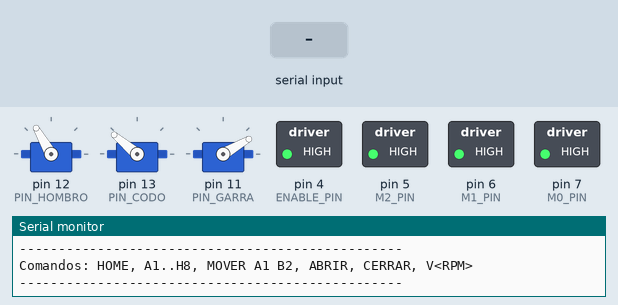
The sketch below on a simulated Arduino Uno, built with avr-gcc and run on an emulated ATmega328P. Shown: 3 × servo, switched loads named in the sketch (green lamp = pin HIGH), the last lines printed to the serial monitor. The inputs (shaded band) are chosen by the test bench.

Above: at 1.2 s.
1.3 s: "CERRAR\n" received over Serial
At 2.9 s:
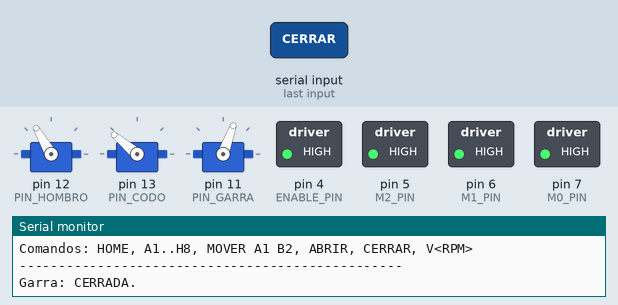
3.4 s: "HOME\n" received over Serial
At 4.1 s:
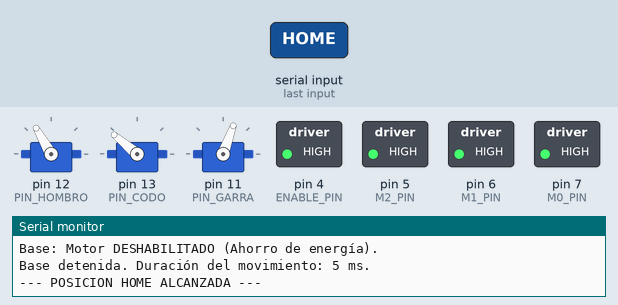
5.0 s: "ABRIR\n" received over Serial
At 6.8 s:
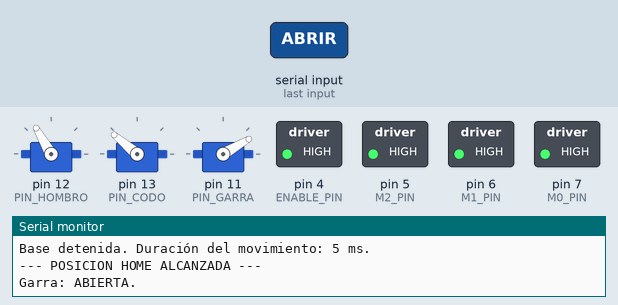
7.1 s: "HOME\n" received over Serial
At 8.1 s:
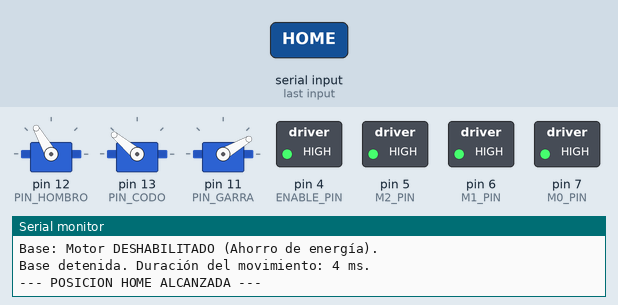
Timing chart, 0 to 9.7 s (numbered marks = the images above; inputs shaded):
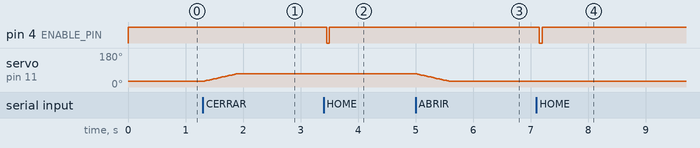

The sketch:

main.ino
```cpp
#include <AccelStepper.h>
#include <Servo.h>

// ==========================================================
// 1. CONFIGURACIÓN DE PINES Y CONSTANTES
// ==========================================================

// --- PINES SERVO ---
#define PIN_HOMBRO 12
#define PIN_CODO 13
#define PIN_GARRA 11

// --- PINES STEPPER (BASE) ---
#define STEP_PIN    3
#define DIR_PIN     2
#define ENABLE_PIN  4 // Pin para DESHABILITAR (HIGH = APAGADO, LOW = ENCENDIDO)
#define M0_PIN      7
#define M1_PIN      6
#define M2_PIN      5

// --- CONSTANTES GENERALES ---
const int PAUSA_MOVIMIENTO = 50;
const int GARRA_ABRIR = 30;
const int GARRA_CERRAR = 70;
const int DELAY_PRENDER_MOTOR = 50; // ms: Tiempo para energizar el motor antes de mover

// --- POSICIÓN HOME (Inicial) ---
const int HOME_HOMBRO = 120;
const int HOME_CODO = 140;
const long HOME_BASE = 0L;

// ==========================================================
// 2. ESTRUCTURAS DE POSICIÓN Y MAPEO COLUMNA/FILA
// ==========================================================

// Estructura para almacenar el PAR de ángulos del brazo (Alcance/Altura)
struct ArmPosition {
    int hombro;
    int codo;
};

// ** MAPEO DEL MOTOR PASO A PASO (COLUMNAS A-H) **
// Índice [0] es HOME. [1] a [8] mapean de 'A' a 'H'.
const long BASE_POSITIONS_COLUMNAS[] = {
    HOME_BASE,   // [0] = HOME (0 Pasos)
    -152400L,    // [1] = Columna 'A'
    -265400L,    // [2] = Columna 'B'
    -380400L,    // [3] = Columna 'C'
    -495400L,    // [4] = Columna 'D'
    -605400L,    // [5] = Columna 'E'
    -715400L,    // [6] = Columna 'F'
    -825400L,    // [7] = Columna 'G'
    -935400L     // [8] = Columna 'H'
};
const int TOTAL_COLUMNAS = 8;

// ** MAPEO DEL BRAZO (FILAS 1-8) **
// Índice [0] es HOME. [1] a [8] mapean de '1' a '8' (distinto alcance/altura).
const ArmPosition ARM_POSITIONS_FILAS[] = {
    {HOME_HOMBRO, HOME_CODO}, // [0] = HOME (Retraído)
    {105, 100},  // [1] = Fila '1'
    {98, 110},   // [2] = Fila '2'
    {90, 120},   // [3] = Fila '3'
    {88, 130},   // [4] = Fila '4'
    {85, 138},   // [5] = Fila '5'
    {80, 145},   // [6] = Fila '6'
    {75, 152},   // [7] = Fila '7'
    {70, 160}    // [8] = Fila '8'
};
const int TOTAL_FILAS = 8;


// ==========================================================
// 3. OBJETOS DE CONTROL Y VARIABLES GLOBALES
// ==========================================================

// --- Objetos Servo ---
Servo servoHombro;
Servo servoCodo;
Servo servoGarra;

// --- Variables de Posición Actual de Servos ---
int posHombroActual = HOME_HOMBRO;
int posCodoActual = HOME_CODO;
int posGarraActual = GARRA_ABRIR;

// --- Objetos y Variables Stepper ---
const float stepsPerRevolution = 200;
const int microstepSetting = 32;
const float maxRPM = 300;
const float accelerationStepsPerSec2 = 10000.0;
float currentRPM = 50.0;
float speedStepsPerSec = 0;

AccelStepper stepper(AccelStepper::DRIVER, STEP_PIN, DIR_PIN);

bool baseIsMoving = false; // Indica si la base está en movimiento o habilitada


// ==========================================================
// 4. DECLARACIONES DE FUNCIONES (Para que el IDE sepa qué buscar)
// ==========================================================
void configurarVelocidad(float rpm);
void enableBaseMotor(bool state);
void moveBaseTo(long targetPosition);
void stepperRunLoop();
void waitForBaseToStop();

void moverServoIndividualSuave(Servo& servo, int& posActual, int targetPos);
void moverBrazoSuave(int targetHombro, int targetCodo);
void moverGarra(bool cerrar);

int getColumnIndex(char columnChar);
int getRowIndex(char rowChar);
void goHome();
void moverA_Ajedrez(String casilla);
void moverDe_A_Ajedrez(String from, String to);


// ==========================================================
// 5. SETUP
// ==========================================================

void setup() {
    // Configuración Stepper
    Serial.begin(115200);
    pinMode(M0_PIN, OUTPUT); pinMode(M1_PIN, OUTPUT); pinMode(M2_PIN, OUTPUT);
    digitalWrite(M0_PIN, HIGH); digitalWrite(M1_PIN, HIGH); digitalWrite(M2_PIN, HIGH);
    pinMode(ENABLE_PIN, OUTPUT);
    configurarVelocidad(currentRPM);

    // Configuración Servos
    servoHombro.attach(PIN_HOMBRO);
    servoCodo.attach(PIN_CODO);
    servoGarra.attach(PIN_GARRA);

    // Posición Inicial
    servoHombro.write(posHombroActual);
    servoCodo.write(posCodoActual);
    servoGarra.write(posGarraActual);

    enableBaseMotor(false); // Apagar motor al inicio para ahorro de energía

    Serial.println("-------------------------------------------------");
    Serial.println(" Control UNIFICADO Ajedrez 3DOF - LISTO.");
    Serial.println("-------------------------------------------------");
    Serial.println("Comandos: HOME, A1..H8, MOVER A1 B2, ABRIR, CERRAR, V<RPM>");
    Serial.println("-------------------------------------------------");
}

// ==========================================================
// 6. LOOP
// ==========================================================

void loop() {
    // Es CRUCIAL que stepperRunLoop() se ejecute constantemente
    stepperRunLoop();

    if (Serial.available() > 0) {
        String input = Serial.readStringUntil('\n');
        input.trim();
        input.toUpperCase();

        // 1. COMANDOS DE AJEDREZ
        if (input == "HOME") {
            goHome();
        } else if (input.length() == 2 && input.charAt(0) >= 'A' && input.charAt(0) <= 'H' && input.charAt(1) >= '1' && input.charAt(1) <= '8') {
            moverA_Ajedrez(input);

        // 2. COMANDOS DE MOVIMIENTO DE PIEZAS
        } else if (input.startsWith("MOVER ")) {
            String params = input.substring(6); // "E2 E4"
            int spaceIndex = params.indexOf(' ');
            if (spaceIndex > 0) {
                String from = params.substring(0, spaceIndex);
                String to = params.substring(spaceIndex + 1);
                moverDe_A_Ajedrez(from, to);
            } else {
                Serial.println("Comando MOVER no válido. Use 'MOVER A1 B2'.");
            }

        // 3. COMANDOS DE GARRA
        } else if (input == "ABRIR") {
            moverGarra(false);
        } else if (input == "CERRAR") {
            moverGarra(true);

        // 3. COMANDOS DE STEPPER (Velocidad)
        } else if (input.startsWith("V")) {
            String rpmString = input.substring(1);
            float newRPM = rpmString.toFloat();
            if (newRPM > 0.0) configurarVelocidad(newRPM);
        } else {
            Serial.println("Comando no reconocido. Use HOME, A1..H8, ABRIR, CERRAR, V<RPM>.");
        }

        while(Serial.available() > 0) Serial.read(); // Limpiar el buffer
    }
}


// ==========================================================
// 7. FUNCIONES DE MOVIMIENTO STEPPER (BASE)
// ==========================================================

void enableBaseMotor(bool state) {
    if (state) {
        digitalWrite(ENABLE_PIN, LOW); // LOW = ENCENDIDO/HABILITADO
        baseIsMoving = true;
        Serial.println("Base: Motor ENERGIZADO.");
        delay(DELAY_PRENDER_MOTOR); // Espera de calentamiento
    } else {
        digitalWrite(ENABLE_PIN, HIGH); // HIGH = APAGADO/DESHABILITADO
        baseIsMoving = false;
        Serial.println("Base: Motor DESHABILITADO (Ahorro de energía).");
    }
}

void configurarVelocidad(float rpm) {
    float maxSpeedStepsPerSec = (microstepSetting * stepsPerRevolution * maxRPM) / 60.0;
    if (rpm > maxRPM) rpm = maxRPM; else if (rpm < 1.0) rpm = 1.0;
    float newSpeedStepsPerSec = (microstepSetting * stepsPerRevolution * rpm) / 60.0;

    stepper.setMaxSpeed(newSpeedStepsPerSec);
    stepper.setAcceleration(accelerationStepsPerSec2);
    speedStepsPerSec = newSpeedStepsPerSec;
    currentRPM = rpm;

    Serial.print("Base: Velocidad ajustada a: ");
    Serial.print(currentRPM);
    Serial.println(" RPM.");
}

void moveBaseTo(long targetPosition) {
    enableBaseMotor(true); // Enciende el motor

    stepper.moveTo(targetPosition);
    Serial.print("Base: Iniciando movimiento a ");
    Serial.print(targetPosition);
    Serial.println(" pasos.");
}

void stepperRunLoop() {
    // Si hay pasos pendientes, mueve el stepper
    if (stepper.distanceToGo() != 0) {
        stepper.run();
    } else if (baseIsMoving) {
        // Si termina el movimiento, apaga el motor (la función de espera lo hace primero)
        // Esto solo es un respaldo si no se usa waitForBaseToStop()
        // enableBaseMotor(false);
    }
}

void waitForBaseToStop() {
    unsigned long startTime = millis();
    Serial.println("Esperando a que la Base termine...");

    while (stepper.distanceToGo() != 0) {
        stepper.run();
    }

    // Una vez detenido, apagamos el motor y reportamos
    enableBaseMotor(false);

    unsigned long endTime = millis();
    unsigned long duration = endTime - startTime;
    Serial.print("Base detenida. Duración del movimiento: ");
    Serial.print(duration);
    Serial.println(" ms.");
}

// ==========================================================
// 8. FUNCIONES DE MOVIMIENTO SERVO (BRAZO/GARRA)
// ==========================================================

void moverServoIndividualSuave(Servo& servo, int& posActual, int targetPos) {
    int pasos = abs(targetPos - posActual);
    int direccion = targetPos > posActual ? 1 : -1;

    for (int i = 0; i < pasos; i++) {
        posActual += direccion;
        servo.write(posActual);
        delay(15);
    }
    posActual = targetPos;
}

void moverBrazoSuave(int targetHombro, int targetCodo) {
    unsigned long startTime = millis();
    Serial.println("Moviendo Servos...");

    // 1. Mover Codo
    moverServoIndividualSuave(servoCodo, posCodoActual, targetCodo);
    delay(PAUSA_MOVIMIENTO);
    // 2. Mover Hombro
    moverServoIndividualSuave(servoHombro, posHombroActual, targetHombro);

    unsigned long endTime = millis();
    unsigned long duration = endTime - startTime;
    Serial.print("Servos: Movimiento completado. Duración: ");
    Serial.print(duration);
    Serial.println(" ms.");
}

void moverGarra(bool cerrar) {
    int targetGarra = cerrar ? GARRA_CERRAR : GARRA_ABRIR;

    if (posGarraActual == targetGarra) {
        Serial.print("La garra ya esta ");
        Serial.println(cerrar ? "CERRADA." : "ABIERTA.");
        return;
    }
    moverServoIndividualSuave(servoGarra, posGarraActual, targetGarra);
    Serial.print("Garra: ");
    Serial.println(cerrar ? "CERRADA." : "ABIERTA.");
}


// ==========================================================
// 9. FUNCIONES DE POSICIONAMIENTO DE AJEDREZ
// ==========================================================

int getColumnIndex(char columnChar) {
    int index = columnChar - 'A' + 1;
    if (index >= 1 && index <= TOTAL_COLUMNAS) {
        return index;
    }
    return -1;
}

int getRowIndex(char rowChar) {
    int index = rowChar - '0';
    if (index >= 1 && index <= TOTAL_FILAS) {
        return index;
    }
    return -1;
}

/**
 * @brief Mueve el brazo a una casilla de ajedrez (Ej. B3).
 * Secuencia: BASE (Columna) -> ESPERAR -> SERVOS (Fila).
 */
void moverA_Ajedrez(String casilla) {
    char colChar = casilla.charAt(0);
    char rowChar = casilla.charAt(1);

    int colIndex = getColumnIndex(colChar);
    int rowIndex = getRowIndex(rowChar);

    if (colIndex == -1 || rowIndex == -1) {
        Serial.println("Error: Casilla de ajedrez no válida.");
        return;
    }

    // OBTENER POSICIONES
    long targetBase = BASE_POSITIONS_COLUMNAS[colIndex];
    int targetHombro = ARM_POSITIONS_FILAS[rowIndex].hombro;
    int targetCodo = ARM_POSITIONS_FILAS[rowIndex].codo;

    Serial.print("\n--- INICIO MOVIMIENTO A: "); Serial.print(casilla); Serial.println(" ---");
    Serial.print("Mapeo: Columna "); Serial.print(colChar);
    Serial.print(", Fila "); Serial.print(rowChar); Serial.println(".");

    // 1. Mover la Base (Stepper)
    moveBaseTo(targetBase);

    // 2. ESPERAR a que la Base termine y apague el motor
    waitForBaseToStop();

    // 3. Mover el Brazo (Servos)
    moverBrazoSuave(targetHombro, targetCodo);

    Serial.println("--- MOVIMIENTO COMPLETADO ---");
}

/**
 * @brief Mueve el brazo a la posición de inicio (HOME).
 */
void goHome() {
    Serial.println("\n--- INICIO MOVIMIENTO A: HOME ---");

    // 1. Mover el Brazo (Servos) al HOME (Retraer primero)
    moverBrazoSuave(ARM_POSITIONS_FILAS[0].hombro, ARM_POSITIONS_FILAS[0].codo);

    // 2. Mover la Base (Stepper) al HOME (0 pasos)
    moveBaseTo(BASE_POSITIONS_COLUMNAS[0]);
    waitForBaseToStop();

    Serial.println("--- POSICION HOME ALCANZADA ---");
}

/**
 * @brief Mueve una pieza de ajedrez de una casilla a otra.
 * Secuencia: Ir a 'from', cerrar garra, ir a 'to', abrir garra.
 */
void moverDe_A_Ajedrez(String from, String to) {
    Serial.print("\n--- INICIO MOVIMIENTO DE PIEZA: ");
    Serial.print(from);
    Serial.print(" -> ");
    Serial.print(to);
    Serial.println(" ---");

    // 1. Ir a la casilla de origen
    moverA_Ajedrez(from);

    // 2. Cerrar garra para agarrar la pieza
    moverGarra(true); // Cerrar

    // 3. Ir a la casilla de destino
    moverA_Ajedrez(to);

    // 4. Abrir garra para soltar la pieza
    moverGarra(false); // Abrir

    Serial.println("--- MOVIMIENTO DE PIEZA COMPLETADO ---");
}
```

Measured:
- after the input at 1.3 s, servo on pin 11 (PIN_GARRA): moves from 30° to 70° over 0.60 s, starting at once
- after the input at 3.4 s, pin 4 (ENABLE_PIN): HIGH → LOW after 0.05 s, → HIGH 0.05 s later
- after the input at 5.0 s, servo on pin 11 (PIN_GARRA): moves from 70° to 30° over 0.60 s, starting at once
- after the input at 7.1 s, pin 4 (ENABLE_PIN): HIGH → LOW after 0.05 s, → HIGH 0.05 s later
